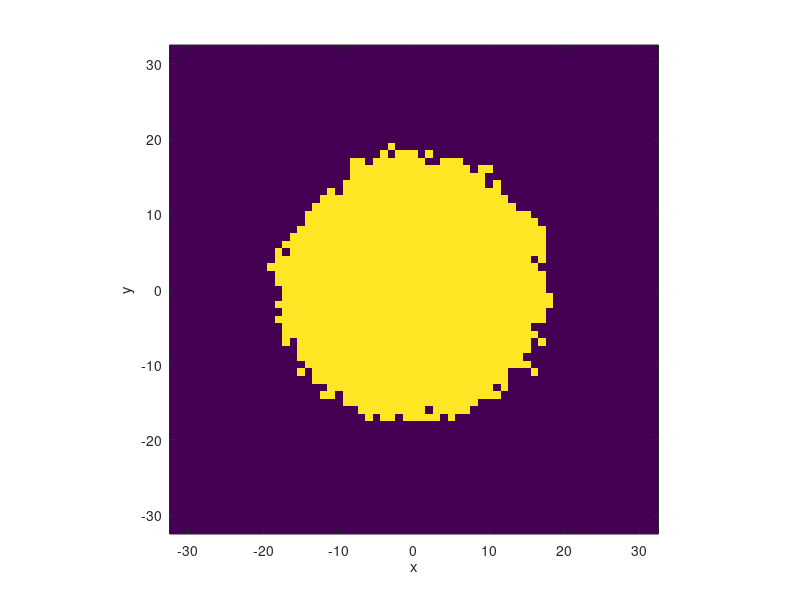

MATLAB code to generate this figure:
function [varargout] = intdla(Npart)
%INTDLA   Simulate internal diffusion-limited aggregation.
%   INTDLA(N) simulates an internal DLA process with N particles.
%   (If unspecified N defaults to 10000.)
%
%   G = INTDLA(N) also returns the final occupation grid.

if nargin < 1
  Npart = 1000;                % number of particles
end

drift = [0 0];
% Need to change grid boundaries if there's a drift.
% Find an empirical formula first.
Ngrid = ceil(sqrt(Npart));  % size of grid quadrant
grid0 = Ngrid+1;               % m center of grid
grid = zeros(2*Ngrid+1);
x = -Ngrid:Ngrid;

rng('default')

for i = 1:Npart
  X = [0 0];
  while 1
    % Note: these can move diagonally.
    X = X + (randi(3,1,2)-2) + drift;
    if ~grid(X(1)+grid0,X(2)+grid0)
      grid(X(1)+grid0,X(2)+grid0) = 1;
      break
    end
  end
  if ~mod(i,100)
    fprintf('particle %g\n',i)
    plotgrid(x,grid)
    drawnow
  end
end

plotgrid(x,grid)

if nargout > 0
  varargout{1} = grid;
end

%==========================================================================
function plotgrid(x,grid)

imagesc(x,x,grid.'), axis square, axis xy
xlabel('x'), ylabel('y')
